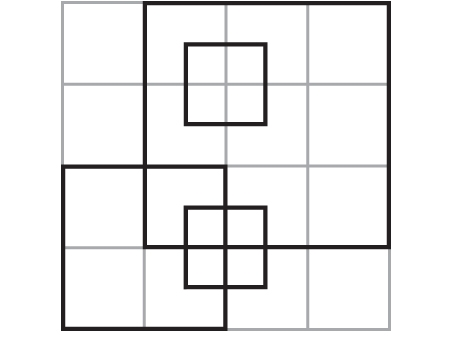
#> input picture Bonus- Harris Corner/box.jpg, 454 x 353 px
$ jupyter execute AhmedElsaid_Bonus_HarrisCorner.ipynb
#> lines starting #> are read from the running program, lines starting #| are printed output that depends on the picture; after the words box and inside, x2 and y2 are one past the last pixel; in counts of white or black regions, pixels touching at a corner belong together
[cell 1]
import cv2
import numpy as np
from matplotlib import pyplot as plt


Original_image = cv2.imread('box.jpg')
#> Original_image is the input picture: shape (353, 454, 3); mean B, G, R 239.3, 239.2, 239.4
plt.subplot(5,2,1)
plt.imshow(Original_image)
plt.title("Original picture")
plt.axis('off')
fig = plt.gcf()
fig.set_size_inches(15, 15)

def Gray_conversion(image):
  gray_image = np.dot(image[...,:3], [0.299, 0.587, 0.114])
  return gray_image

Gray_Converted = Gray_conversion(Original_image)

plt.subplot(5,2,2)
plt.imshow(Gray_Converted)
plt.title("Gray scale picture")
plt.axis('off')
fig = plt.gcf()
fig.set_size_inches(15, 15)

def convolve2d(image, kernel, stride):
  #flip the kernel horizontally and vertically
  kernel = np.flipud(np.fliplr(kernel))

  k_sizeX, k_sizeY = kernel.shape

  im_sizeX, im_sizeY = image.shape

  #Adding padding to the image
  padding = (k_sizeX-1)/2
  image = cv2.copyMakeBorder(image,int(padding),int(padding),int(padding),int(padding),
                             cv2.BORDER_CONSTANT, value = 0)

  #output image (convolved with image)
  output_height = int((im_sizeX-k_sizeX+2*padding)/stride)+1
  output_width = int((im_sizeY-k_sizeY+2*padding)/stride)+1
  output = np.zeros((output_height,output_width))

  for y in range(int(padding), im_sizeY+int(padding)-k_sizeY+1,stride):
    if y > im_sizeY-k_sizeY:
      break

    for x in range(int(padding), im_sizeX+int(padding)-k_sizeX+1,stride):
      if x > im_sizeX-k_sizeX:
        break

      output[int(x/stride),int(y/stride)] = (kernel * image[x:x+k_sizeX, y:y+k_sizeY]).sum()

  return output

def Spatial_Derivatives(image):
  Sx = np.array([[-1, 0, 1],
               [ -2, 0, 2],
               [-1, 0, 1]])
  Sy = np.array([[-1, -2, -1],
               [0, 0, 0],
               [1, 2, 1]])

  Gx = convolve2d(image,Sx,1)
  Gy = convolve2d(image,Sy, 1)
#> call 2 of convolve2d, with kernel = array of shape (3, 3), stride = 1
#> after the loop in convolve2d (call 2), `for y in range(int(padding), im_sizeY+int(padding)-k_sizeY+1,stride):`:
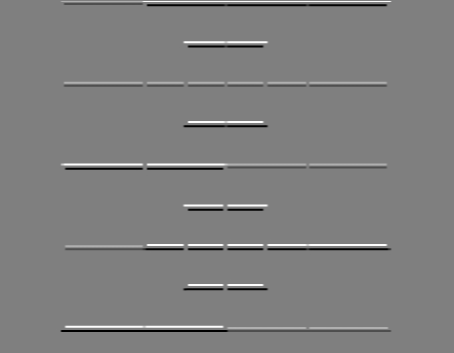
#> output: shape (353, 454) float64; min -894.7, max 894.8, mean -1.6; drawn with min black and max white

  return Gx, Gy

def Prod_Derivatives(Gx,Gy):
  Ix2 = Gx ** 2
  Ix2 = cv2.GaussianBlur(Ix2,(5,5),sigmaX=0, sigmaY=0)
  Iy2 = Gy ** 2
  Iy2 = cv2.GaussianBlur(Iy2,(5,5),sigmaX=0, sigmaY=0)
  Ixy = Gx*Gy
  Ixy = cv2.GaussianBlur(Ixy,(5,5),sigmaX=0, sigmaY=0)
  return Ix2, Iy2, Ixy

def Detector_Response(Ix2,Iy2,Ixy,k):
  detM = Ix2*Iy2 - Ixy**2
  traceM = Ix2 + Iy2
  R = detM - k*(traceM**2)
  return R

def Thresholding(R, T, image):
  threshold = T * np.max(R)
  corners = np.zeros_like(image)
  corners[R>threshold] = 255
  return corners

def non_max_suppression(R, size):
    h, w = R.shape
    suppressed = np.zeros((h, w), dtype=np.float32)

    margin = size // 2
    suppressed[:margin, :] = 0
    suppressed[-margin:, :] = 0
    suppressed[:, :margin] = 0
    suppressed[:, -margin:] = 0

    for i in range(margin, h-margin):
        for j in range(margin, w-margin):
            patch = R[i-margin:i+margin+1, j-margin:j+margin+1]

            if patch.max() == R[i, j]:
                suppressed[i, j] = R[i, j]

    return suppressed


Gx,Gy = Spatial_Derivatives(Gray_Converted)
Ix2,Iy2,Ixy = Prod_Derivatives(Gx,Gy)
R = Detector_Response(Ix2,Iy2, Ixy,0.05)
#> in Detector_Response, `R = detM - k*(traceM**2)`:
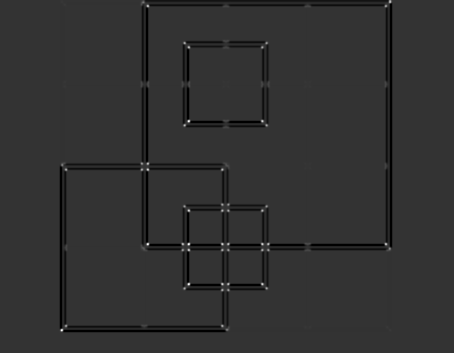
#> R: shape (353, 454) float64; min -1.24e+10, max 4.88e+10, mean -542647180.2; drawn with min black and max white
Thresholded = Thresholding(R,0.1,Gray_Converted)
#> in Thresholding, `threshold = T * np.max(R)`: threshold = 4.88e+09
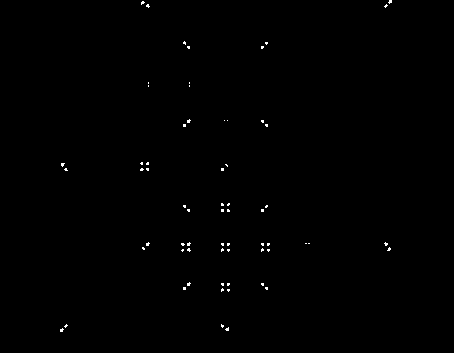
#> Thresholded: shape (353, 454) float64; 0.31% white in thin lines or dots, all inside (x1, y1, x2, y2) = (60, 0, 392, 332)
Non_Max_Suppressed = non_max_suppression(Thresholded,3)
#> after the loop in non_max_suppression, `for i in range(margin, h-margin):`: suppressed: shape (353, 454) float32; 0.3% white in thin lines or dots, all inside (x1, y1, x2, y2) = (60, 1, 392, 332)


plt.subplot(5,2,3)
plt.imshow(Thresholded)
plt.title("Corners after thresholding")
plt.axis('off')
fig = plt.gcf()
fig.set_size_inches(15, 15)

plt.subplot(5,2,4)
plt.imshow(Non_Max_Suppressed)
plt.title("Corners after non-max suppression")
plt.axis('off')
fig = plt.gcf()
fig.set_size_inches(15, 15)
#> figure, not shown here; B, G, R data is drawn as R, G, B

[cell 2]
import cv2
import numpy as np
from matplotlib import pyplot as plt


Original_image = cv2.imread('Box2.jpg')
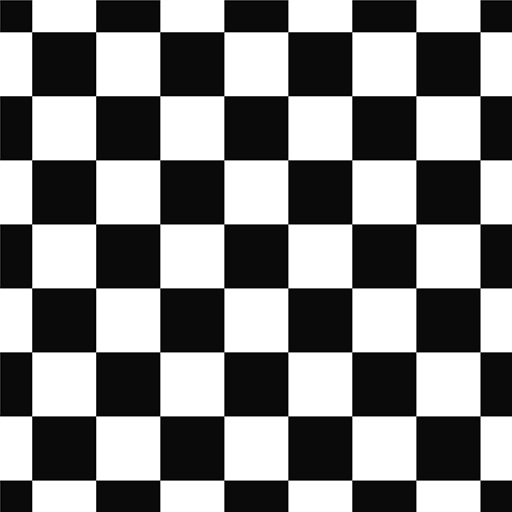
#> input picture Bonus- Harris Corner/Box2.jpg, 512 x 512 px
#> Original_image is the input picture: shape (512, 512, 3); min 0, max 255, mean 132
plt.subplot(5,2,1)
plt.imshow(Original_image)
plt.title("Original picture")
plt.axis('off')
fig = plt.gcf()
fig.set_size_inches(15, 15)

def Gray_conversion(image):
  gray_image = np.dot(image[...,:3], [0.299, 0.587, 0.114])
  return gray_image

Gray_Converted = Gray_conversion(Original_image)

plt.subplot(5,2,2)
plt.imshow(Gray_Converted)
plt.title("Gray scale picture")
plt.axis('off')
fig = plt.gcf()
fig.set_size_inches(15, 15)

def convolve2d(image, kernel, stride):
  #flip the kernel horizontally and vertically
  kernel = np.flipud(np.fliplr(kernel))

  k_sizeX, k_sizeY = kernel.shape

  im_sizeX, im_sizeY = image.shape

  #Adding padding to the image
  padding = (k_sizeX-1)/2
  image = cv2.copyMakeBorder(image,int(padding),int(padding),int(padding),int(padding),
                             cv2.BORDER_CONSTANT, value = 0)

  #output image (convolved with image)
  output_height = int((im_sizeX-k_sizeX+2*padding)/stride)+1
  output_width = int((im_sizeY-k_sizeY+2*padding)/stride)+1
  output = np.zeros((output_height,output_width))

  for y in range(int(padding), im_sizeY+int(padding)-k_sizeY+1,stride):
    if y > im_sizeY-k_sizeY:
      break

    for x in range(int(padding), im_sizeX+int(padding)-k_sizeX+1,stride):
      if x > im_sizeX-k_sizeX:
        break

      output[int(x/stride),int(y/stride)] = (kernel * image[x:x+k_sizeX, y:y+k_sizeY]).sum()

  return output

def Spatial_Derivatives(image):
  Sx = np.array([[-1, 0, 1],
               [ -2, 0, 2],
               [-1, 0, 1]])
  Sy = np.array([[-1, -2, -1],
               [0, 0, 0],
               [1, 2, 1]])

  Gx = convolve2d(image,Sx,1)
#> after the loop in convolve2d, `for y in range(int(padding), im_sizeY+int(padding)-k_sizeY+1,stride):`:
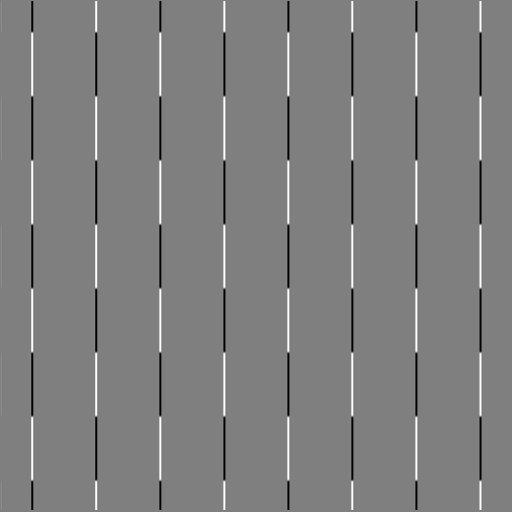
#> output: shape (512, 512) float64; min -1020, max 1020, mean 0.1; drawn with min black and max white
  Gy = convolve2d(image,Sy, 1)
#> call 2 of convolve2d, with kernel = array of shape (3, 3), stride = 1
#> after the loop in convolve2d (call 2), `for y in range(int(padding), im_sizeY+int(padding)-k_sizeY+1,stride):`:
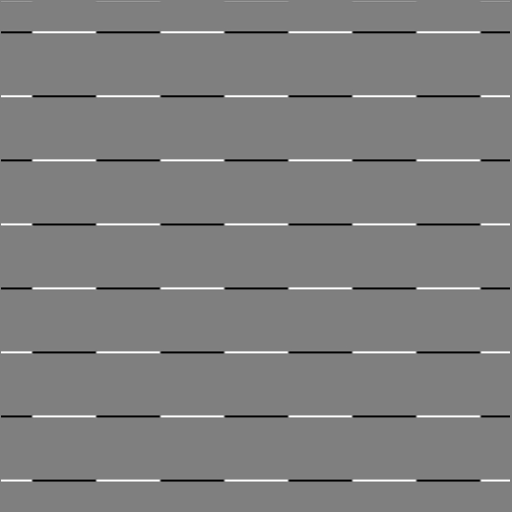
#> output: shape (512, 512) float64; min -1020, max 1020, mean 0.2; drawn with min black and max white

  return Gx, Gy

def Prod_Derivatives(Gx,Gy):
  Ix2 = Gx ** 2
  Ix2 = cv2.GaussianBlur(Ix2,(5,5),sigmaX=0, sigmaY=0)
  Iy2 = Gy ** 2
  Iy2 = cv2.GaussianBlur(Iy2,(5,5),sigmaX=0, sigmaY=0)
  Ixy = Gx*Gy
  Ixy = cv2.GaussianBlur(Ixy,(5,5),sigmaX=0, sigmaY=0)
  return Ix2, Iy2, Ixy

def Detector_Response(Ix2,Iy2,Ixy,k):
  detM = Ix2*Iy2 - Ixy**2
  traceM = Ix2 + Iy2
  R = detM - k*(traceM**2)
  return R

def Thresholding(R, T, image):
  threshold = T * np.max(R)
  corners = np.zeros_like(image)
  corners[R>threshold] = 255
  return corners

def non_max_suppression(R, size):
    h, w = R.shape
    suppressed = np.zeros((h, w), dtype=np.float32)

    margin = size // 2
    suppressed[:margin, :] = 0
    suppressed[-margin:, :] = 0
    suppressed[:, :margin] = 0
    suppressed[:, -margin:] = 0

    for i in range(margin, h-margin):
        for j in range(margin, w-margin):
            patch = R[i-margin:i+margin+1, j-margin:j+margin+1]

            if patch.max() == R[i, j]:
                suppressed[i, j] = R[i, j]

    return suppressed


Gx,Gy = Spatial_Derivatives(Gray_Converted)
Ix2,Iy2,Ixy = Prod_Derivatives(Gx,Gy)
#> in Prod_Derivatives, `Ix2 = cv2.GaussianBlur(Ix2,(5,5),sigmaX=0, sigmaY=0)`:
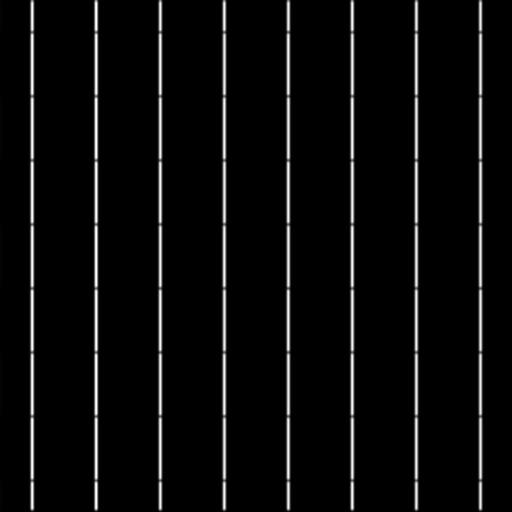
#> Ix2: shape (512, 512) float64; min 0, max 553856.1, mean 23915.3; drawn with min black and max white
R = Detector_Response(Ix2,Iy2, Ixy,0.05)
#> in Detector_Response, `traceM = Ix2 + Iy2`:
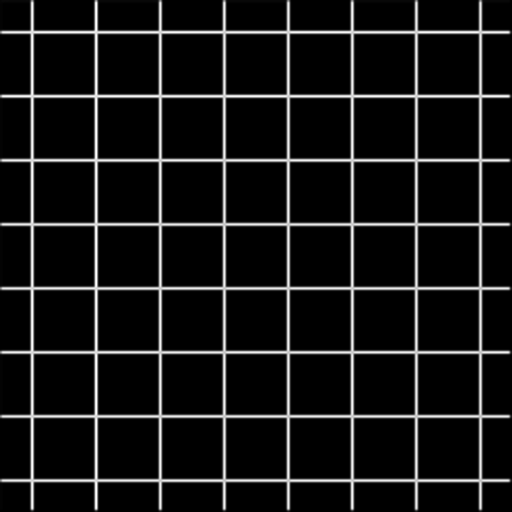
#> traceM: shape (512, 512) float64; min 0, max 553883.5, mean 47501.4; drawn with min black and max white
#> in Detector_Response, `R = detM - k*(traceM**2)`:
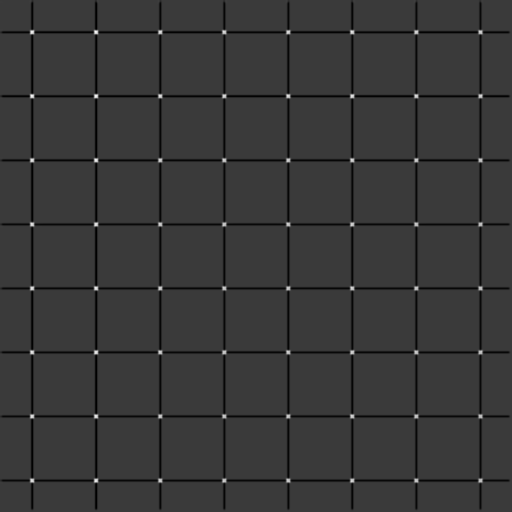
#> R: shape (512, 512) float64; min -1.53e+10, max 5.1e+10, mean -706109287.3; drawn with min black and max white
Thresholded = Thresholding(R,0.1,Gray_Converted)
#> in Thresholding, `threshold = T * np.max(R)`: threshold = 5.1e+09
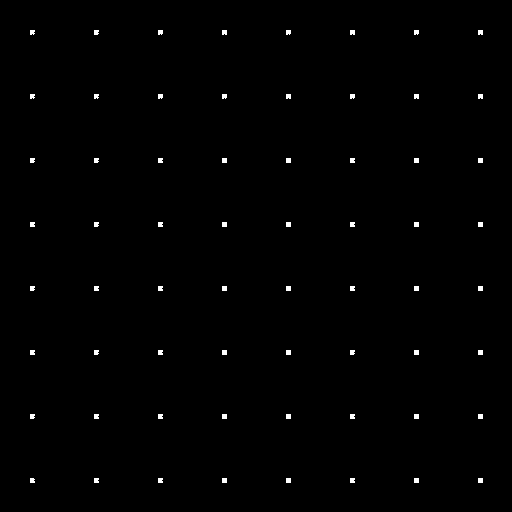
#> Thresholded: shape (512, 512) float64; 0.59% white; 64 white regions, largest, box (x1, y1, x2, y2) and area: (222, 158, 227, 163) 25, (286, 158, 291, 163) 25, (414, 158, 419, 163) 25
Non_Max_Suppressed = non_max_suppression(Thresholded,3)


plt.subplot(5,2,3)
plt.imshow(Thresholded)
plt.title("Corners after thresholding")
plt.axis('off')
fig = plt.gcf()
fig.set_size_inches(15, 15)

plt.subplot(5,2,4)
plt.imshow(Non_Max_Suppressed)
plt.title("Corners after non-max suppression")
plt.axis('off')
fig = plt.gcf()
fig.set_size_inches(15, 15)
